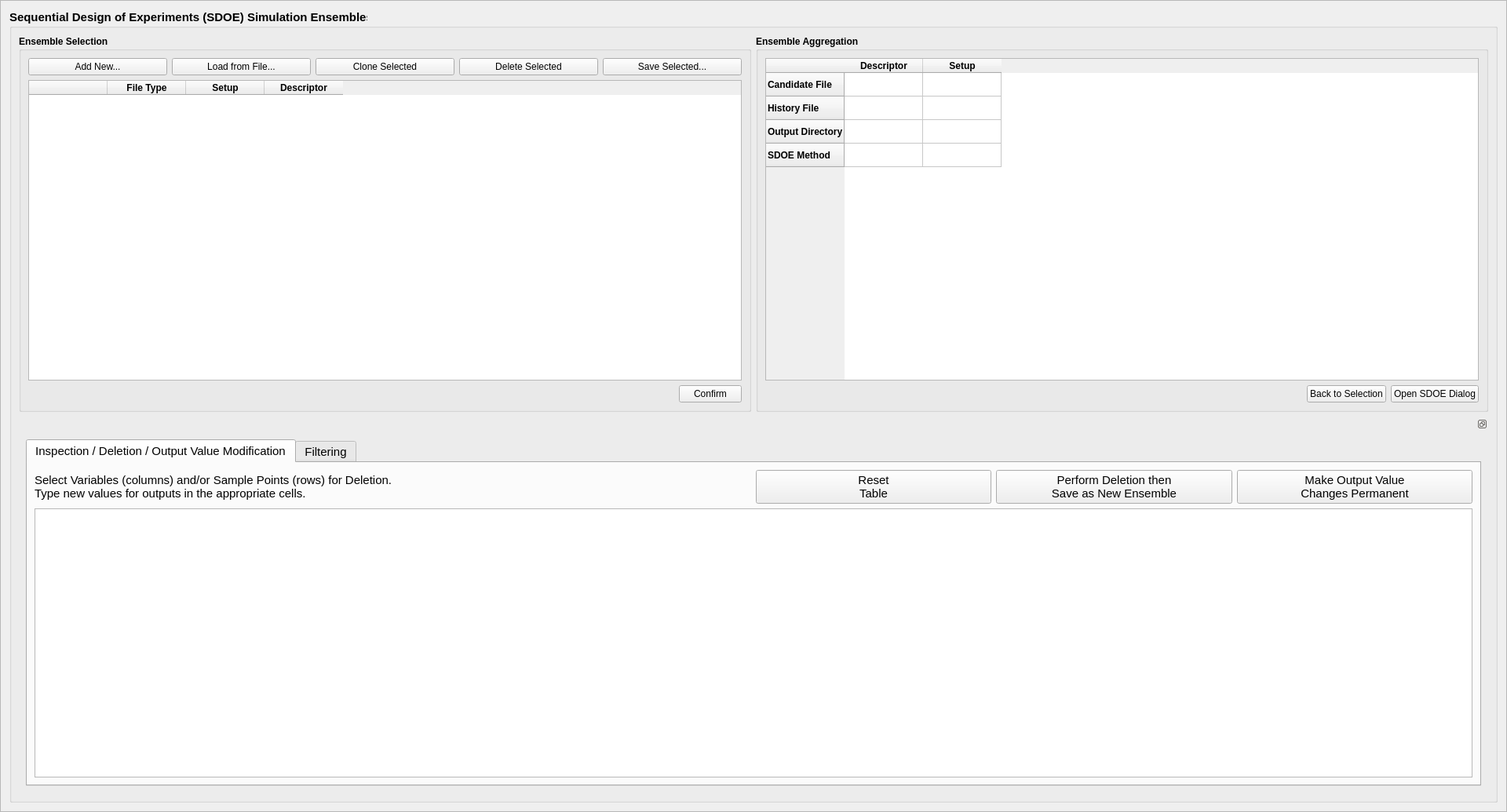
<?xml version="1.0" encoding="UTF-8"?>
<ui version="4.0">
 <class>sdoeSetupFrame</class>
 <widget class="QFrame" name="sdoeSetupFrame">
  <property name="geometry">
   <rect>
    <x>0</x>
    <y>0</y>
    <width>1920</width>
    <height>1035</height>
   </rect>
  </property>
  <property name="windowTitle">
   <string>Frame</string>
  </property>
  <property name="frameShape">
   <enum>QFrame::StyledPanel</enum>
  </property>
  <property name="frameShadow">
   <enum>QFrame::Raised</enum>
  </property>
  <layout class="QGridLayout" name="gridLayout_11">
   <item row="0" column="0">
    <widget class="QGroupBox" name="SDOE_groupBox">
     <property name="sizePolicy">
      <sizepolicy hsizetype="Preferred" vsizetype="Preferred">
       <horstretch>0</horstretch>
       <verstretch>2</verstretch>
      </sizepolicy>
     </property>
     <property name="baseSize">
      <size>
       <width>0</width>
       <height>0</height>
      </size>
     </property>
     <property name="font">
      <font>
       <pointsize>11</pointsize>
       <weight>75</weight>
       <bold>true</bold>
      </font>
     </property>
     <property name="title">
      <string>Sequential Design of Experiments (SDOE) Simulation Ensembles</string>
     </property>
     <property name="flat">
      <bool>false</bool>
     </property>
     <layout class="QVBoxLayout" name="verticalLayout">
      <item>
       <layout class="QHBoxLayout" name="horizontalLayout">
        <item>
         <widget class="QGroupBox" name="groupBox">
          <property name="font">
           <font>
            <pointsize>9</pointsize>
            <weight>75</weight>
            <bold>true</bold>
           </font>
          </property>
          <property name="title">
           <string>Ensemble Selection</string>
          </property>
          <layout class="QVBoxLayout" name="verticalLayout_2">
           <item>
            <layout class="QGridLayout" name="gridLayout_3">
             <property name="sizeConstraint">
              <enum>QLayout::SetNoConstraint</enum>
             </property>
             <item row="0" column="2">
              <widget class="QPushButton" name="cloneButton">
               <property name="font">
                <font>
                 <weight>50</weight>
                 <bold>false</bold>
                </font>
               </property>
               <property name="toolTip">
                <string>Click to clone ensemble.</string>
               </property>
               <property name="text">
                <string>Clone Selected</string>
               </property>
              </widget>
             </item>
             <item row="0" column="0">
              <widget class="QPushButton" name="addSimulationButton">
               <property name="font">
                <font>
                 <weight>50</weight>
                 <bold>false</bold>
                </font>
               </property>
               <property name="toolTip">
                <string>Click to generate a new ensemble.</string>
               </property>
               <property name="text">
                <string>Add New...</string>
               </property>
              </widget>
             </item>
             <item row="0" column="4">
              <widget class="QPushButton" name="saveButton">
               <property name="font">
                <font>
                 <weight>50</weight>
                 <bold>false</bold>
                </font>
               </property>
               <property name="toolTip">
                <string>Click to save ensemble as a .csv file.</string>
               </property>
               <property name="text">
                <string>Save Selected...</string>
               </property>
              </widget>
             </item>
             <item row="0" column="3">
              <widget class="QPushButton" name="deleteButton">
               <property name="font">
                <font>
                 <weight>50</weight>
                 <bold>false</bold>
                </font>
               </property>
               <property name="toolTip">
                <string>Click to delete ensemble.</string>
               </property>
               <property name="text">
                <string>Delete Selected</string>
               </property>
              </widget>
             </item>
             <item row="0" column="1">
              <widget class="QPushButton" name="loadFileButton">
               <property name="font">
                <font>
                 <weight>50</weight>
                 <bold>false</bold>
                </font>
               </property>
               <property name="toolTip">
                <string>Click to load an existing ensemble
saved as a .csv file.</string>
               </property>
               <property name="text">
                <string>Load from File...</string>
               </property>
              </widget>
             </item>
            </layout>
           </item>
           <item>
            <widget class="QTableWidget" name="filesTable">
             <property name="baseSize">
              <size>
               <width>0</width>
               <height>0</height>
              </size>
             </property>
             <property name="styleSheet">
              <string notr="true">selection-background-color: rgb(192, 192, 255);
selection-color: rgb(0, 0, 0);</string>
             </property>
             <attribute name="horizontalHeaderDefaultSectionSize">
              <number>100</number>
             </attribute>
             <attribute name="horizontalHeaderMinimumSectionSize">
              <number>35</number>
             </attribute>
             <attribute name="verticalHeaderVisible">
              <bool>false</bool>
             </attribute>
             <attribute name="verticalHeaderMinimumSectionSize">
              <number>25</number>
             </attribute>
             <column>
              <property name="text">
               <string/>
              </property>
             </column>
             <column>
              <property name="text">
               <string>File Type</string>
              </property>
             </column>
             <column>
              <property name="text">
               <string>Setup</string>
              </property>
             </column>
             <column>
              <property name="text">
               <string>Descriptor</string>
              </property>
             </column>
            </widget>
           </item>
           <item>
            <layout class="QHBoxLayout" name="horizontalLayout_3">
             <item>
              <spacer name="horizontalSpacer_2">
               <property name="orientation">
                <enum>Qt::Horizontal</enum>
               </property>
               <property name="sizeHint" stdset="0">
                <size>
                 <width>40</width>
                 <height>20</height>
                </size>
               </property>
              </spacer>
             </item>
             <item>
              <widget class="QPushButton" name="confirmButton">
               <property name="font">
                <font>
                 <weight>50</weight>
                 <bold>false</bold>
                </font>
               </property>
               <property name="toolTip">
                <string>Click to confim aggregation of
candidate and history files.</string>
               </property>
               <property name="text">
                <string>Confirm</string>
               </property>
               <property name="autoRepeatDelay">
                <number>300</number>
               </property>
              </widget>
             </item>
            </layout>
           </item>
          </layout>
         </widget>
        </item>
        <item>
         <widget class="QGroupBox" name="infoGroupBox">
          <property name="maximumSize">
           <size>
            <width>16777215</width>
            <height>16777215</height>
           </size>
          </property>
          <property name="font">
           <font>
            <pointsize>9</pointsize>
            <weight>75</weight>
            <bold>true</bold>
           </font>
          </property>
          <property name="title">
           <string>Ensemble Aggregation</string>
          </property>
          <layout class="QVBoxLayout" name="verticalLayout_3">
           <item>
            <widget class="QTableWidget" name="aggFilesTable">
             <row>
              <property name="text">
               <string>Candidate File</string>
              </property>
             </row>
             <row>
              <property name="text">
               <string>History File</string>
              </property>
             </row>
             <row>
              <property name="text">
               <string>Output Directory</string>
              </property>
             </row>
             <row>
              <property name="text">
               <string>SDOE Method</string>
              </property>
             </row>
             <column>
              <property name="text">
               <string>Descriptor</string>
              </property>
             </column>
             <column>
              <property name="text">
               <string>Setup</string>
              </property>
             </column>
             <item row="0" column="0">
              <property name="text">
               <string/>
              </property>
             </item>
             <item row="0" column="1">
              <property name="text">
               <string/>
              </property>
             </item>
             <item row="1" column="0">
              <property name="text">
               <string/>
              </property>
             </item>
             <item row="1" column="1">
              <property name="text">
               <string/>
              </property>
             </item>
             <item row="2" column="0">
              <property name="text">
               <string/>
              </property>
             </item>
            </widget>
           </item>
           <item>
            <layout class="QHBoxLayout" name="horizontalLayout_4">
             <item>
              <spacer name="horizontalSpacer">
               <property name="orientation">
                <enum>Qt::Horizontal</enum>
               </property>
               <property name="sizeHint" stdset="0">
                <size>
                 <width>40</width>
                 <height>20</height>
                </size>
               </property>
              </spacer>
             </item>
             <item>
              <widget class="QPushButton" name="backSelectionButton">
               <property name="font">
                <font>
                 <weight>50</weight>
                 <bold>false</bold>
                </font>
               </property>
               <property name="toolTip">
                <string>Click to go back to ensemble selection.</string>
               </property>
               <property name="text">
                <string>Back to Selection</string>
               </property>
              </widget>
             </item>
             <item>
              <widget class="QPushButton" name="analyzeButton">
               <property name="font">
                <font>
                 <weight>50</weight>
                 <bold>false</bold>
                </font>
               </property>
               <property name="toolTip">
                <string>Click to create a uniform 
space filling design</string>
               </property>
               <property name="text">
                <string>Open SDOE Dialog</string>
               </property>
              </widget>
             </item>
            </layout>
           </item>
          </layout>
         </widget>
        </item>
       </layout>
      </item>
      <item>
       <widget class="QDockWidget" name="dockWidget">
        <property name="features">
         <set>QDockWidget::DockWidgetFloatable|QDockWidget::DockWidgetMovable</set>
        </property>
        <widget class="QWidget" name="dockWidgetContents">
         <layout class="QGridLayout" name="gridLayout">
          <item row="0" column="0">
           <widget class="QTabWidget" name="dataTabs">
            <property name="font">
             <font>
              <weight>50</weight>
              <bold>false</bold>
             </font>
            </property>
            <property name="sizeHint" stdset="0">
             <size>
              <width>897</width>
              <height>313</height>
             </size>
            </property>
            <property name="currentIndex">
             <number>0</number>
            </property>
            <widget class="QWidget" name="deleteTab">
             <attribute name="title">
              <string>Inspection / Deletion / Output Value Modification</string>
             </attribute>
             <layout class="QGridLayout" name="gridLayout_6">
              <item row="0" column="0">
               <widget class="QLabel" name="delete_static">
                <property name="text">
                 <string>Select Variables (columns) and/or Sample Points (rows) for Deletion.
Type new values for outputs in the appropriate cells. </string>
                </property>
               </widget>
              </item>
              <item row="0" column="1">
               <layout class="QHBoxLayout" name="horizontalLayout_2">
                <item>
                 <widget class="QPushButton" name="resetButton">
                  <property name="toolTip">
                   <string>Undo uncommitted changes.</string>
                  </property>
                  <property name="text">
                   <string>Reset
Table</string>
                  </property>
                 </widget>
                </item>
                <item>
                 <widget class="QPushButton" name="deletionButton">
                  <property name="toolTip">
                   <string>Delete rows/columns and save.</string>
                  </property>
                  <property name="text">
                   <string>Perform Deletion then
Save as New Ensemble</string>
                  </property>
                 </widget>
                </item>
                <item>
                 <widget class="QPushButton" name="changeButton">
                  <property name="toolTip">
                   <string>Commit all changes. </string>
                  </property>
                  <property name="text">
                   <string>Make Output Value
Changes Permanent</string>
                  </property>
                 </widget>
                </item>
               </layout>
              </item>
              <item row="1" column="0" colspan="2">
               <widget class="QTableWidget" name="deleteTable"/>
              </item>
             </layout>
            </widget>
            <widget class="QWidget" name="filterTab">
             <attribute name="title">
              <string>Filtering</string>
             </attribute>
             <layout class="QGridLayout" name="gridLayout_2">
              <item row="0" column="0">
               <widget class="QFrame" name="filterFrame">
                <property name="frameShape">
                 <enum>QFrame::StyledPanel</enum>
                </property>
                <property name="frameShadow">
                 <enum>QFrame::Raised</enum>
                </property>
               </widget>
              </item>
             </layout>
            </widget>
           </widget>
          </item>
         </layout>
        </widget>
       </widget>
      </item>
     </layout>
    </widget>
   </item>
  </layout>
 </widget>
 <resources/>
 <connections/>
</ui>
